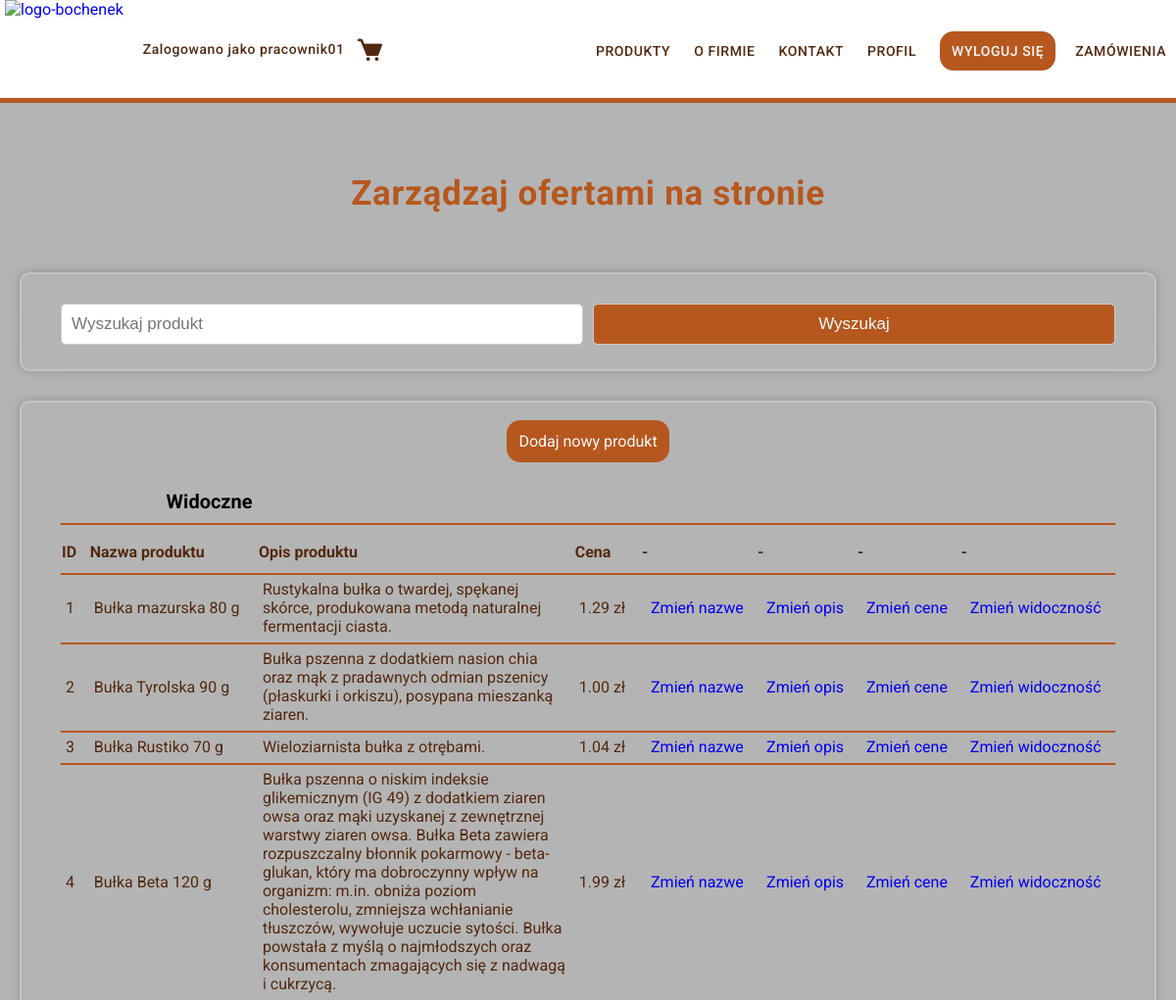
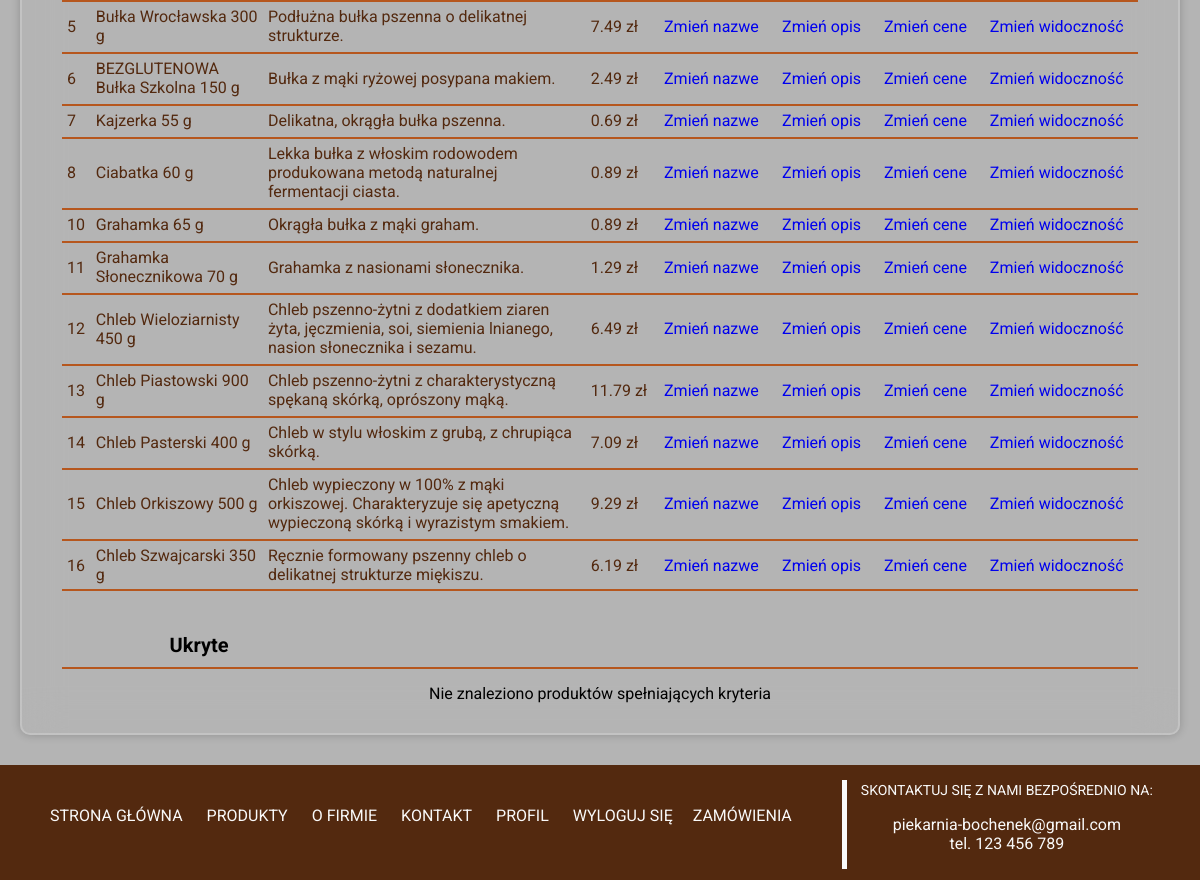
Page /zarzadzaj.php (signed in) on the committed database (2 pictures, top to bottom).
### tables this page shows
CREATE TABLE `produkty` (
  `produkt_id` int(11) NOT NULL,
  `nazwa_produktu` varchar(50) NOT NULL,
  `opis_produktu` varchar(1000) NOT NULL,
  `skladniki` varchar(500) NOT NULL,
  `dodatkowe_info` varchar(200) NOT NULL,
  `cena` decimal(10,2) NOT NULL,
  `file_name` varchar(100) NOT NULL,
  `kategoria` int(11) NOT NULL,
  `widocznosc` int(1) NOT NULL DEFAULT 1
);

### zarzadzaj.php (the view, shortened to what this page needs)
<!doctype html>
<?php
    require_once 'db_connect.php';
    $connect = mysqli_connect($db_host, $db_username, $db_password, $db_name);
?>
<html lang="pl">
<head>
    <link href='https://unpkg.com/boxicons@2.1.4/css/boxicons.min.css' rel='stylesheet'>
</head>
<body>
    <header>
        <div class="wrapper">
            <a href="index.php" id="logo"> <img src="images/logo-bochenek.svg" alt="logo-bochenek"> </a>
            <?php
				if(!isset($_SESSION['username']))
				{
					$user_display = "none";
				}
				else
				{
					$user_display = "flex";
				}
			?>
            <div class="logged-user" style="display: <?php echo $user_display; ?> ">
                    <p>Zalogowano jako <?php echo $_SESSION['username']; ?>
                        <form method="get" action="koszyk.php">
                            <button type="submit" title="Przejdź do koszyka">
                            <i class='bx bxs-cart'></i>
                            </button>
                        </form>
                    </p>
            </div>
            <nav>
                <ul>
                    <li><a href="produkty.php">PRODUKTY</a></li>
                    <li><a href="ofirmie.php">O FIRMIE</a></li>
                    <li><a href="kontakt.php">KONTAKT</a></li>
                    <?php
                        if(!isset($_SESSION['username']))
                        {
                            echo '<li><a href="logowanie.php">ZALOGUJ SIĘ</a></li>
                            <li><a class="button-1" href="rejestracja.php">ZAREJESTRUJ SIĘ</a></li>';
                        }
                        else
                        {
                            echo '<li><a href="profil.php">PROFIL</a></li>
                            <li><a class="button-1" href="logout.php">WYLOGUJ SIĘ</a></li>';
                        }
                        if(isset($_SESSION['role']))
                        {
                            if($_SESSION['role']==1)
                            {
                                echo '<li> <a href="zamowienia.php">ZAMÓWIENIA</a> </li>';
                            }
                            else if($_SESSION['role']==2)
                            {
                                echo '<li> <a href="zamowienia.php">ZAMÓWIENIA</a> </li>
                                <li> <a href="pracownicy.php">PRACOWNICY</a> </li>';
                            }
                        }
                    ?>
                </ul>
            </nav>
        </div>
    </header>
    <div class="box">
        <div class="wrapper">
            <h1>Zarządzaj ofertami na stronie</h1>
            <div class="search-box">
                <div class="wrapper" id="search-wrapper">
                    <form action="zarzadzaj.php" method="get" class="form-grid">
                        <div class="input-box">
                            <input type="text" name="search_bar" placeholder="Wyszukaj produkt" >
                        </div>
                        <div class="input-box">
                            <input class="btn-search" type="submit" value="Wyszukaj">
                        </div>
                    </form>
                </div>
            </div>
            <div class="profil">
                <a href="dodaj-dane.php" class="button-1">Dodaj nowy produkt</a>
                <div class="section">
                    <h2>Widoczne</h2>
                    <?php
                        if($connect->connect_errno!=0)
                        {
                            echo "Błąd: ".$connect->connect_errno."<br>".$connect->connect_error;
                        }
                        else
                        {
                            $search = "";
                            if($search =="")
                            {
                                $query = "SELECT produkt_id, nazwa_produktu, opis_produktu, cena FROM produkty WHERE widocznosc = 1";
                                if($result = $connect->query($query))
                                {
                                    if($result->num_rows>0)
                                    {
                                        echo "
                                            <table>
                                                <thead>
                                                    <tr>
                                                        <th>ID</th>
                                                        <th>Nazwa produktu</th>
                                                        <th id=\"opis-prod\">Opis produktu</th>
                                                        <th>Cena</th>
                                                        <th>-</th>
                                                        <th>-</th>
                                                        <th>-</th>
                                                        <th>-</th>
                                                    </tr>
                                                </thead>
                                            <tbody>
                                        ";
                                        while($row = mysqli_fetch_array($result, MYSQLI_ASSOC))
                                        {
                                            $produkt_id = $row['produkt_id'];
                                            $nazwa = $row['nazwa_produktu'];
                                            $opis = $row['opis_produktu'];
                                            $cena = $row['cena'];
                                            echo "
                                                <tr>
                                                    <td>$produkt_id</td>
                                                    <td>$nazwa</td>
                                                    <td>$opis</td>
                                                    <td>$cena zł</td>
                                                    <td><a href=\"zmien-produkt.php?action=1&id=$produkt_id\">Zmień nazwe</a></td>
                                                    <td><a href=\"zmien-produkt.php?action=2&id=$produkt_id\">Zmień opis</a></td>
                                                    <td><a href=\"zmien-produkt.php?action=3&id=$produkt_id\">Zmień cene</a></td>
                                                    <td><a href=\"zmiana-produktu.php?action=4&id=$produkt_id\" onclick=\"return confirm('Czy na pewno chcesz zmienić widoczność tego produktu?')\">Zmień widoczność</a></td>
                                                </tr>
                                            ";
                                        }
                                        echo "
                                                </tbody>
                                            </table>
                                        ";
                                    }
                                    else
                                    {
                                        echo 'Nie znaleziono produktów spełniających kryteria';
                                    }
                                }
                            }
                        }
                    ?>
                </div>
                <div class="section">
                    <h2>Ukryte</h2>
                    <?php
                        if($connect->connect_errno!=0)
                        {
                            echo "Błąd: ".$connect->connect_errno."<br>".$connect->connect_error;
                        }
                        else
                        {
                            $search = "";
                            if($search =="")
                            {
                                $query = "SELECT produkt_id, nazwa_produktu, opis_produktu, cena FROM produkty WHERE widocznosc = 0";
                                if($result = $connect->query($query))
                                {
                                    if($result->num_rows>0)
                                    {
                                        echo "
                                            <table>
                                                <thead>
                                                    <tr>
                                                        <th>ID</th>
                                                        <th>Nazwa produktu</th>
                                                        <th id=\"opis-prod\">Opis produktu</th>
                                                        <th>Cena</th>
                                                        <th>-</th>
                                                        <th>-</th>
                                                        <th>-</th>
                                                        <th>-</th>
                                                    </tr>
                                                </thead>
                                            <tbody>
                                        ";
                                        while($row = mysqli_fetch_array($result, MYSQLI_ASSOC))
                                        {
                                            $produkt_id = $row['produkt_id'];
                                            $nazwa = $row['nazwa_produktu'];
                                            $opis = $row['opis_produktu'];
                                            $cena = $row['cena'];
                                            echo "
                                                <tr>
                                                    <td>$produkt_id</td>
                                                    <td>$nazwa</td>
                                                    <td>$opis</td>
                                                    <td>$cena zł</td>
                                                    <td><a href=\"zmien-produkt.php?action=1&id=$produkt_id\">Zmień nazwe</a></td>
                                                    <td><a href=\"zmien-produkt.php?action=2&id=$produkt_id\">Zmień opis</a></td>
                                                    <td><a href=\"zmien-produkt.php?action=3&id=$produkt_id\">Zmień cene</a></td>
                                                    <td><a href=\"zmiana-produktu.php?action=4&id=$produkt_id\" onclick=\"return confirm('Czy na pewno chcesz zmienić widoczność tego produktu?')\">Zmień widoczność</a></td>
                                                </tr>
                                            ";
                                        }
                                        echo "
                                                </tbody>
                                            </table>
                                        ";
                                        $result->free_result();
                                    }
                                    else
                                    {
                                        echo 'Nie znaleziono produktów spełniających kryteria';
                                    }
                                }
                            }
                        }
                    ?>
                </div>
            </div>
        </div>
    </div>
    <div class="footer">
        <div class="wrapper">
            <div class="footer-items">
                <div class="left">
                    <ul>
                        <li><a href="index.php">STRONA GŁÓWNA</a></li>
                        <li><a href="produkty.php">PRODUKTY</a></li>
                        <li><a href="ofirmie.php">O FIRMIE</a></li>
                        <li><a href="kontakt.php">KONTAKT</a></li>
                        <?php
                        if(!isset($_SESSION['username']))
                        {
                            echo '<li><a href="logowanie.php">ZALOGUJ SIĘ</a></li>
                            <li><a class="button-1" href="rejestracja.php">ZAREJESTRUJ SIĘ</a></li>';
                        }
                        else
                        {
                            echo '<li><a href="profil.php">PROFIL</a></li>
                            <li><a href="logout.php">WYLOGUJ SIĘ</a></li>';
                        }
                        if(isset($_SESSION['role']))
                        {
                            if($_SESSION['role']==1)
                            {
                                echo '<li> <a href="zamowienia.php">ZAMÓWIENIA</a> </li>';
                            }
                            else if($_SESSION['role']==2)
                            {
                                echo '<li> <a href="zamowienia.php">ZAMÓWIENIA</a> </li>
                                <li> <a href="pracownicy.php">PRACOWNICY</a> </li>';
                            }
                        }
                    ?>
                    </ul>
                </div>
                <div class="right">
                    <hf>SKONTAKTUJ SIĘ Z NAMI BEZPOŚREDNIO NA:</hf>
                    <p>piekarnia-bochenek@gmail.com <br> tel. 123 456 789 </p>
                </div>
            </div>
        </div>
    </div>
</body>
</html>

### rows in the picture
produkty: produkt_id "1", nazwa_produktu "Bułka mazurska 80 g", opis_produktu "Rustykalna bułka o twardej, spękanej skórce, produkowana metodą naturalnej fermentacji ciasta.", cena "1.29"
produkty: produkt_id "2", nazwa_produktu "Bułka Tyrolska 90 g", opis_produktu "Bułka pszenna z dodatkiem nasion chia oraz mąk z pradawnych odmian pszenicy (płaskurki i orkiszu), posypana mieszanką ziaren.", cena "1.00"
produkty: produkt_id "3", nazwa_produktu "Bułka Rustiko 70 g", opis_produktu "Wieloziarnista bułka z otrębami.", cena "1.04"
produkty: produkt_id "4", nazwa_produktu "Bułka Beta 120 g", opis_produktu "Bułka pszenna o niskim indeksie glikemicznym (IG 49) z dodatkiem ziaren owsa oraz mąki uzyskanej z zewnętrznej warstwy ziaren owsa. Bułka Beta zawiera rozpuszczalny błonnik pokarmowy - beta-glukan, który ma dobroczynny wpływ na organizm: m.in. obniża poziom cholesterolu, zmniejsza wchłanianie tłuszczów, wywołuje uczucie sytości. Bułka powstała z myślą o najmłodszych oraz konsumentach zmagających się z nadwagą i cukrzycą.", cena "1.99"
produkty: produkt_id "5", nazwa_produktu "Bułka Wrocławska 300 g", opis_produktu "Podłużna bułka pszenna o delikatnej strukturze.", cena "7.49"
produkty: produkt_id "6", nazwa_produktu "BEZGLUTENOWA Bułka Szkolna 150 g", opis_produktu "Bułka z mąki ryżowej posypana makiem.", cena "2.49"
produkty: produkt_id "7", nazwa_produktu "Kajzerka 55 g", opis_produktu "Delikatna, okrągła bułka pszenna.", cena "0.69"
produkty: produkt_id "8", nazwa_produktu "Ciabatka 60 g", opis_produktu "Lekka bułka z włoskim rodowodem produkowana metodą naturalnej fermentacji ciasta.", cena "0.89"
produkty: produkt_id "10", nazwa_produktu "Grahamka 65 g", opis_produktu "Okrągła bułka z mąki graham.", cena "0.89"
produkty: produkt_id "11", nazwa_produktu "Grahamka Słonecznikowa 70 g", opis_produktu "Grahamka z nasionami słonecznika.", cena "1.29"
produkty: produkt_id "12", nazwa_produktu "Chleb Wieloziarnisty 450 g", opis_produktu "Chleb pszenno-żytni z dodatkiem ziaren żyta, jęczmienia, soi, siemienia lnianego, nasion słonecznika i sezamu.", cena "6.49"
produkty: produkt_id "13", nazwa_produktu "Chleb Piastowski 900 g", opis_produktu "Chleb pszenno-żytni z charakterystyczną spękaną skórką, oprószony mąką.", cena "11.79"
produkty: produkt_id "14", nazwa_produktu "Chleb Pasterski 400 g", opis_produktu "Chleb w stylu włoskim z grubą, z chrupiąca skórką.", cena "7.09"
produkty: produkt_id "15", nazwa_produktu "Chleb Orkiszowy 500 g", opis_produktu "Chleb wypieczony w 100% z mąki orkiszowej. Charakteryzuje się apetyczną wypieczoną skórką i wyrazistym smakiem.", cena "9.29"
produkty: produkt_id "16", nazwa_produktu "Chleb Szwajcarski 350 g", opis_produktu "Ręcznie formowany pszenny chleb o delikatnej strukturze miękiszu.", cena "6.19"

### other values in the picture
$_SESSION['username'] "pracownik01"
